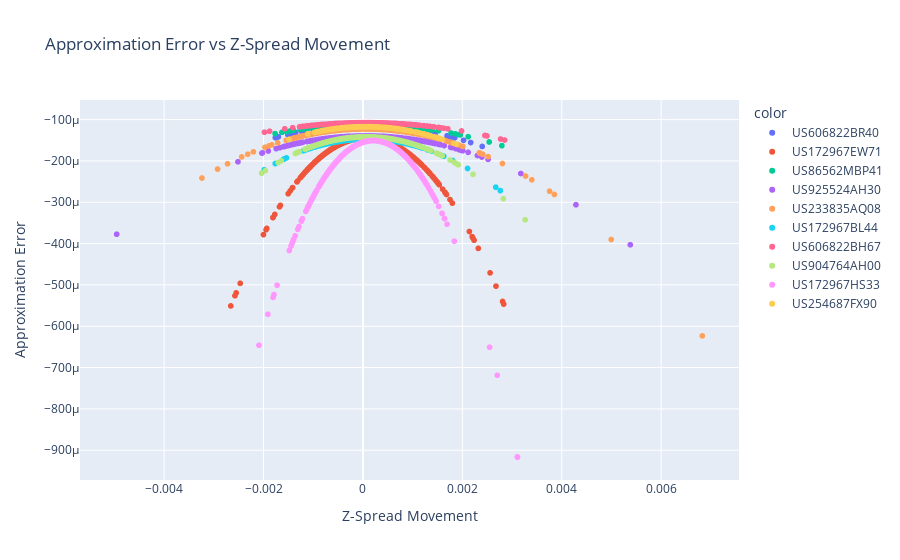

Notebook code cell kept with this figure:
### Markdown cell above
It looks pretty similar, but as one final check let's plot the difference in the returns estimated by our NonLinearPrior and our first-order approximation against the size of the z-spread move:

### Code cell
z_spread_movements.columns = estimated_bond_movements.columns
df = (
    pd.concat(
        [
            z_spread_movements.stack().droplevel(0),
            estimated_bond_movements.stack().droplevel(0),
            returns.stack().droplevel(0),
        ],
        keys=["z_spread_movement", "estimated_bond_movement", "repriced_bond_movement"],
        axis=1,
    )
    .reset_index()
    .rename({"index": "isin"}, axis=1)
)

px.scatter(
    x=df["z_spread_movement"],
    y=df["estimated_bond_movement"] - df["repriced_bond_movement"],
    color=df["isin"],
    title="Approximation Error vs Z-Spread Movement",
    labels={"x": "Z-Spread Movement", "y": "Approximation Error"},
)

### Figure 1 — Plotly figure (JSON) as saved in the notebook; plotly's stock layout.template omitted (floating-point values rounded to 4 significant figures; data arrays with more than 128 entries replaced by an {"elided": "..."} marker saying what was removed)
{"data": [{"hovertemplate": "color=US606822BR40<br>Z-Spread Movement=%{x}<br>Approximation Error=%{y}<extra></extra>", "legendgroup": "US606822BR40", "marker": {"color": "#636efa", "symbol": "circle"}, "mode": "markers", "name": "US606822BR40", "showlegend": true, "type": "scattergl", "x": {"elided": "1230 float values"}, "xaxis": "x", "y": {"elided": "1230 float values"}, "yaxis": "y"}, {"hovertemplate": "color=US172967EW71<br>Z-Spread Movement=%{x}<br>Approximation Error=%{y}<extra></extra>", "legendgroup": "US172967EW71", "marker": {"color": "#EF553B", "symbol": "circle"}, "mode": "markers", "name": "US172967EW71", "showlegend": true, "type": "scattergl", "x": {"elided": "1230 float values"}, "xaxis": "x", "y": {"elided": "1230 float values"}, "yaxis": "y"}, {"hovertemplate": "color=US86562MBP41<br>Z-Spread Movement=%{x}<br>Approximation Error=%{y}<extra></extra>", "legendgroup": "US86562MBP41", "marker": {"color": "#00cc96", "symbol": "circle"}, "mode": "markers", "name": "US86562MBP41", "showlegend": true, "type": "scattergl", "x": {"elided": "1230 float values"}, "xaxis": "x", "y": {"elided": "1230 float values"}, "yaxis": "y"}, {"hovertemplate": "color=US925524AH30<br>Z-Spread Movement=%{x}<br>Approximation Error=%{y}<extra></extra>", "legendgroup": "US925524AH30", "marker": {"color": "#ab63fa", "symbol": "circle"}, "mode": "markers", "name": "US925524AH30", "showlegend": true, "type": "scattergl", "x": {"elided": "1230 float values"}, "xaxis": "x", "y": {"elided": "1230 float values"}, "yaxis": "y"}, {"hovertemplate": "color=US233835AQ08<br>Z-Spread Movement=%{x}<br>Approximation Error=%{y}<extra></extra>", "legendgroup": "US233835AQ08", "marker": {"color": "#FFA15A", "symbol": "circle"}, "mode": "markers", "name": "US233835AQ08", "showlegend": true, "type": "scattergl", "x": {"elided": "1230 float values"}, "xaxis": "x", "y": {"elided": "1230 float values"}, "yaxis": "y"}, {"hovertemplate": "color=US172967BL44<br>Z-Spread Movement=%{x}<br>Approximation Error=%{y}<extra></extra>", "legendgroup": "US172967BL44", "marker": {"color": "#19d3f3", "symbol": "circle"}, "mode": "markers", "name": "US172967BL44", "showlegend": true, "type": "scattergl", "x": {"elided": "1230 float values"}, "xaxis": "x", "y": {"elided": "1230 float values"}, "yaxis": "y"}, {"hovertemplate": "color=US606822BH67<br>Z-Spread Movement=%{x}<br>Approximation Error=%{y}<extra></extra>", "legendgroup": "US606822BH67", "marker": {"color": "#FF6692", "symbol": "circle"}, "mode": "markers", "name": "US606822BH67", "showlegend": true, "type": "scattergl", "x": {"elided": "1230 float values"}, "xaxis": "x", "y": {"elided": "1230 float values"}, "yaxis": "y"}, {"hovertemplate": "color=US904764AH00<br>Z-Spread Movement=%{x}<br>Approximation Error=%{y}<extra></extra>", "legendgroup": "US904764AH00", "marker": {"color": "#B6E880", "symbol": "circle"}, "mode": "markers", "name": "US904764AH00", "showlegend": true, "type": "scattergl", "x": {"elided": "1230 float values"}, "xaxis": "x", "y": {"elided": "1230 float values"}, "yaxis": "y"}, {"hovertemplate": "color=US172967HS33<br>Z-Spread Movement=%{x}<br>Approximation Error=%{y}<extra></extra>", "legendgroup": "US172967HS33", "marker": {"color": "#FF97FF", "symbol": "circle"}, "mode": "markers", "name": "US172967HS33", "showlegend": true, "type": "scattergl", "x": {"elided": "1230 float values"}, "xaxis": "x", "y": {"elided": "1230 float values"}, "yaxis": "y"}, {"hovertemplate": "color=US254687FX90<br>Z-Spread Movement=%{x}<br>Approximation Error=%{y}<extra></extra>", "legendgroup": "US254687FX90", "marker": {"color": "#FECB52", "symbol": "circle"}, "mode": "markers", "name": "US254687FX90", "showlegend": true, "type": "scattergl", "x": {"elided": "1230 float values"}, "xaxis": "x", "y": {"elided": "1230 float values"}, "yaxis": "y"}], "layout": {"legend": {"title": {"text": "color"}, "tracegroupgap": 0}, "title": {"text": "Approximation Error vs Z-Spread Movement"}, "xaxis": {"anchor": "y", "domain": [0, 1], "title": {"text": "Z-Spread Movement"}}, "yaxis": {"anchor": "x", "domain": [0, 1], "title": {"text": "Approximation Error"}}}}
